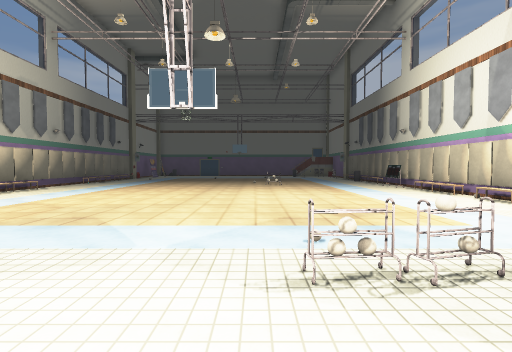
View 1 (above)

12 first-person views from a walk through a scene from a Unity 3-D project. The camera is 1.5 m above the floor, tilts 2° down and sees 85° across. The floor is counted in squares, 2 m on a side. Each view is taken from the middle of a square. On the plan, view 1 faces up. The plan holds only what a view shows up to about 10 squares ahead; the rest is blank. Some surface patterns are stand-ins.

View 2
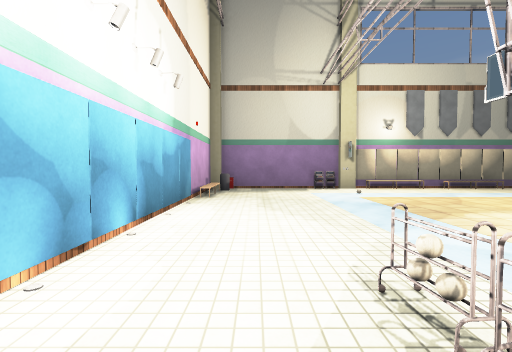

View 3
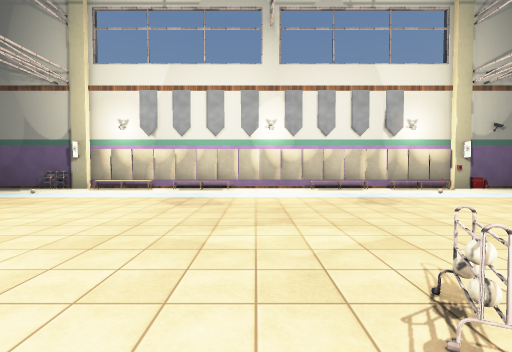

View 4
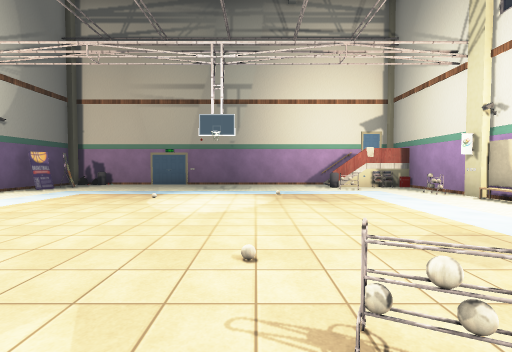

View 5
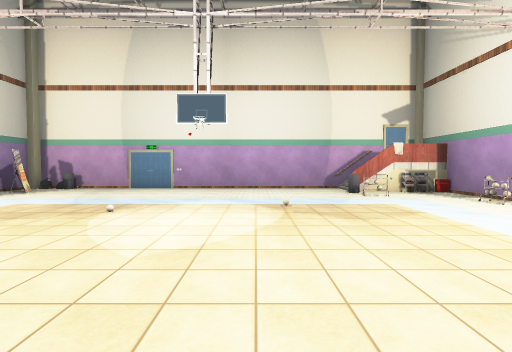

View 6
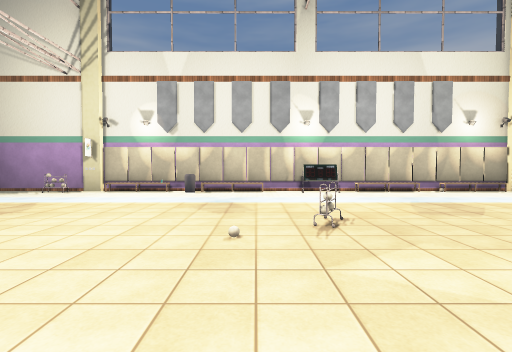

View 7
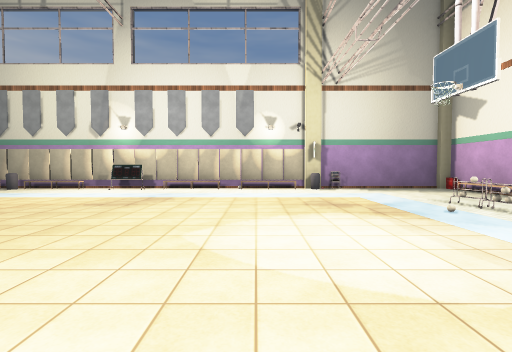

View 8
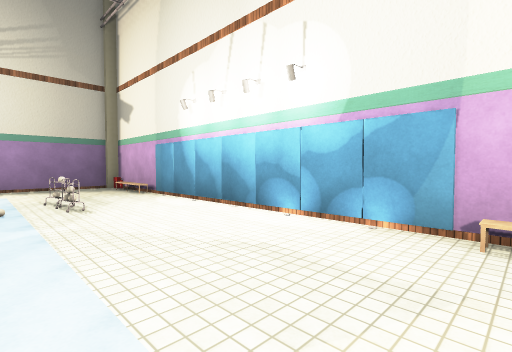

View 9
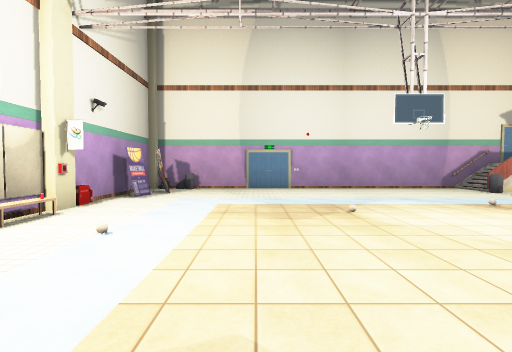

View 10
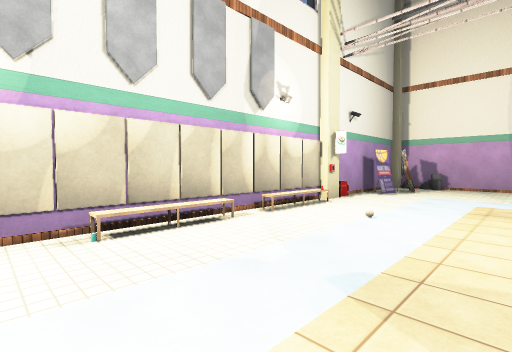

View 11
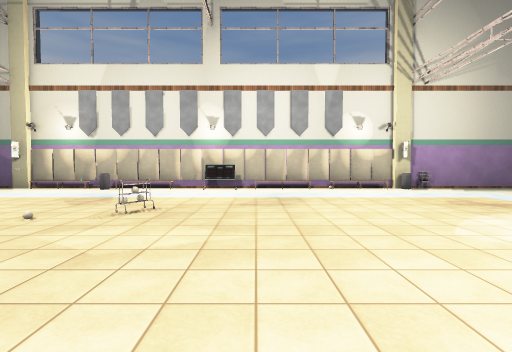

View 12
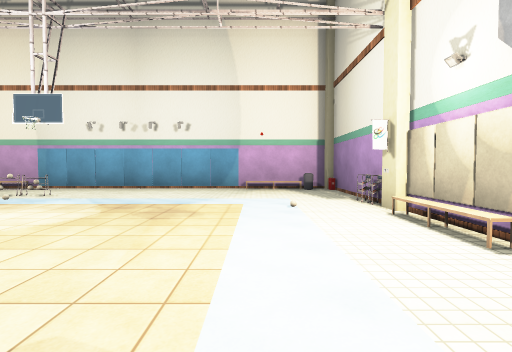

### Floor plan
Points are (right, up) in squares from view 1. A wall is a line through its corners. A room is listed if a view was taken in it or the views show most of it. See-through windows are left out.
Room 1 (views 1, 2, 3, 4, 5, 6, 7, 8, 9, 10, 11, 12)
walls: (5, 9.6) (5, 10.8); (-7.3, 4.4) (-7.3, 3.8); (1.7, 1.9) (1.1, 1.8); (1.7, 1.9) (0.4, 1.8); (1.4, 1.7) (0.5, 2); (1.5, 1.7) (0.3, 1.9); (-7.5, 3.9) (-7.5, -0.5); (-7.5, 16.8) (-7.5, 4.3); (-7.3, 17.6) (-7.3, 16.6); (-6.9, 19.5) (-7.1, 18.8); (-7.3, 0.3) (-7.3, -0.5) (5.5, -0.5) (5.5, 21.5) (-7.5, 21.5) (-7.5, 17.3); (5.6, 20.1) (2.8, 20.1)
low walls: (0.8, 10.9) (0.4, 11.2); (0.8, 11) (0.3, 11.1); (0.9, 10.9) (0.4, 11.2); (0.7, 11.3) (0.8, 11) (0.7, 11); (0.7, 11.3) (0.7, 10.7); (-7.1, 6.5) (-7.1, 4.6); (1, 1.9) (1.7, 2); (0.7, 1.8) (0.6, 1.7); (0.9, 1.8) (0.9, 1.9) (0.5, 1.8) (0.4, 1.9) (0.9, 1.9); (1, 1.7) (0.7, 1.7); (1.5, 1.8) (0.5, 1.8); (3.3, 18.9) (2.7, 19.1)

Positions as (right, up) in squares from view 1, and headings:
1: (0, 0), facing up
2: (2, 1), facing left
3: (2, 10), facing left
4: (0, 10), facing up
5: (0, 12), facing up
6: (-3, 12), facing right
7: (-4, 6), facing right
8: (-5, 3), facing down-right
9: (-4, 12), facing up
10: (-4, 11), facing up-left
11: (-4, 9), facing right
12: (-5, 9), facing down
